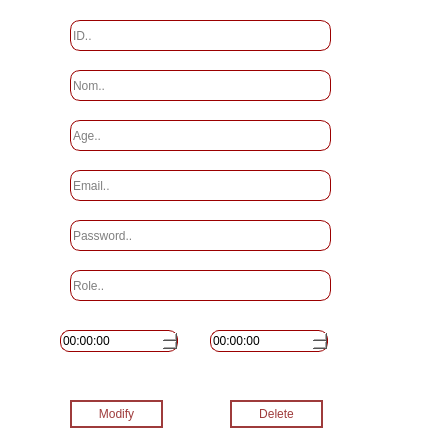
<?xml version="1.0" encoding="UTF-8"?>
<ui version="4.0">
 <class>modify_employes</class>
 <widget class="QDialog" name="modify_employes">
  <property name="geometry">
   <rect>
    <x>0</x>
    <y>0</y>
    <width>422</width>
    <height>434</height>
   </rect>
  </property>
  <property name="windowTitle">
   <string>Dialog</string>
  </property>
  <property name="styleSheet">
   <string notr="true">background-color: white;</string>
  </property>
  <widget class="QLineEdit" name="age_add_employe">
   <property name="geometry">
    <rect>
     <x>70</x>
     <y>120</y>
     <width>261</width>
     <height>31</height>
    </rect>
   </property>
   <property name="styleSheet">
    <string notr="true">QLineEdit{
border: 1px solid;
border-color: #9B0000;
border-radius: 10px;
}</string>
   </property>
   <property name="echoMode">
    <enum>QLineEdit::Normal</enum>
   </property>
   <property name="placeholderText">
    <string>Age..</string>
   </property>
  </widget>
  <widget class="QTimeEdit" name="time_start_add">
   <property name="geometry">
    <rect>
     <x>60</x>
     <y>330</y>
     <width>118</width>
     <height>22</height>
    </rect>
   </property>
   <property name="styleSheet">
    <string notr="true">QTimeEdit{
border: 1px solid;
border-color: #9B0000;
border-radius: 9px;
}</string>
   </property>
  </widget>
  <widget class="QLineEdit" name="le_nom">
   <property name="geometry">
    <rect>
     <x>70</x>
     <y>70</y>
     <width>261</width>
     <height>31</height>
    </rect>
   </property>
   <property name="styleSheet">
    <string notr="true">QLineEdit{
border: 1px solid;
border-color: #9B0000;
border-radius: 10px;
}</string>
   </property>
   <property name="placeholderText">
    <string>Nom..</string>
   </property>
  </widget>
  <widget class="QLineEdit" name="password_add">
   <property name="geometry">
    <rect>
     <x>70</x>
     <y>220</y>
     <width>261</width>
     <height>31</height>
    </rect>
   </property>
   <property name="styleSheet">
    <string notr="true">QLineEdit{
border: 1px solid;
border-color: #9B0000;
border-radius: 10px;
}</string>
   </property>
   <property name="echoMode">
    <enum>QLineEdit::Normal</enum>
   </property>
   <property name="placeholderText">
    <string>Password..</string>
   </property>
  </widget>
  <widget class="QLineEdit" name="le_id">
   <property name="enabled">
    <bool>false</bool>
   </property>
   <property name="geometry">
    <rect>
     <x>70</x>
     <y>20</y>
     <width>261</width>
     <height>31</height>
    </rect>
   </property>
   <property name="styleSheet">
    <string notr="true">QLineEdit{
border: 1px solid;
border-color: #9B0000;
border-radius: 10px;
}</string>
   </property>
   <property name="placeholderText">
    <string>ID..</string>
   </property>
  </widget>
  <widget class="QTimeEdit" name="time_finish_add">
   <property name="geometry">
    <rect>
     <x>210</x>
     <y>330</y>
     <width>118</width>
     <height>22</height>
    </rect>
   </property>
   <property name="styleSheet">
    <string notr="true">QTimeEdit{
border: 1px solid;
border-color: #9B0000;
border-radius: 9px;
}</string>
   </property>
  </widget>
  <widget class="QLineEdit" name="le_mail">
   <property name="geometry">
    <rect>
     <x>70</x>
     <y>170</y>
     <width>261</width>
     <height>31</height>
    </rect>
   </property>
   <property name="styleSheet">
    <string notr="true">QLineEdit{
border: 1px solid;
border-color: #9B0000;
border-radius: 10px;
}</string>
   </property>
   <property name="placeholderText">
    <string>Email..</string>
   </property>
  </widget>
  <widget class="QPushButton" name="supprimer_clients">
   <property name="geometry">
    <rect>
     <x>230</x>
     <y>400</y>
     <width>93</width>
     <height>28</height>
    </rect>
   </property>
   <property name="styleSheet">
    <string notr="true">QPushButton {
color: rgb(158,59,59);
font: 75 9pt &quot;Arial&quot;;
border: 2px solid rgb(158,59,59);
border-radius: 15px;
}

QPushButton:hover {
  color: #fff; 
  background-color: #a63b3b; 
  border-color: #a63b3b;
}

QPushButton:pressed {
  color: #fff; 
  background-color: #802c2c; 
  border-color: #802c2c; 
}</string>
   </property>
   <property name="text">
    <string>Delete</string>
   </property>
  </widget>
  <widget class="QPushButton" name="appliquer_clients">
   <property name="geometry">
    <rect>
     <x>70</x>
     <y>400</y>
     <width>93</width>
     <height>28</height>
    </rect>
   </property>
   <property name="styleSheet">
    <string notr="true">QPushButton {
color: rgb(158,59,59);
font: 75 9pt &quot;Arial&quot;;
border: 2px solid rgb(158,59,59);
border-radius: 15px;
}

QPushButton:hover {
  color: #fff; 
  background-color: #a63b3b; 
  border-color: #a63b3b;
}

QPushButton:pressed {
  color: #fff; 
  background-color: #802c2c; 
  border-color: #802c2c; 
}</string>
   </property>
   <property name="text">
    <string>Modify</string>
   </property>
  </widget>
  <widget class="QLineEdit" name="le_role">
   <property name="geometry">
    <rect>
     <x>70</x>
     <y>270</y>
     <width>261</width>
     <height>31</height>
    </rect>
   </property>
   <property name="styleSheet">
    <string notr="true">QLineEdit{
border: 1px solid;
border-color: #9B0000;
border-radius: 10px;
}</string>
   </property>
   <property name="echoMode">
    <enum>QLineEdit::Normal</enum>
   </property>
   <property name="placeholderText">
    <string>Role..</string>
   </property>
  </widget>
 </widget>
 <resources/>
 <connections/>
</ui>
